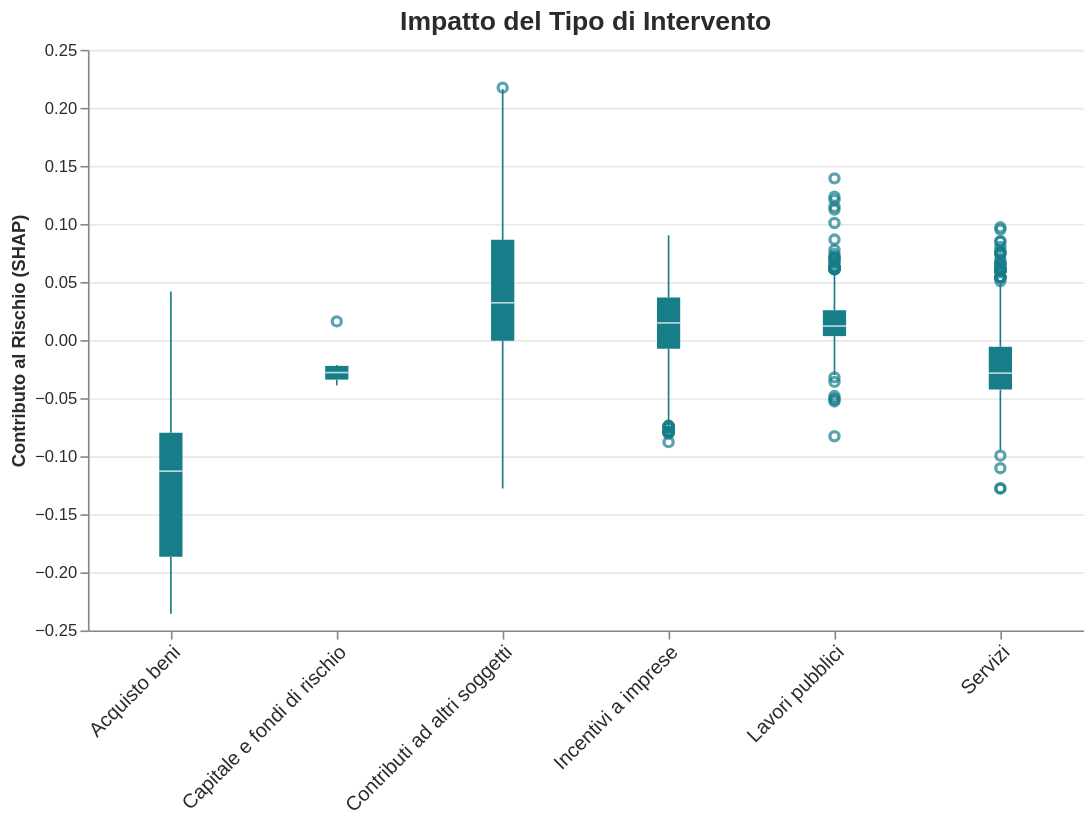

The specification (Vega-Lite) saved for this image:
### Vega-Lite specification from a JSON file in a GitHub repository (floating-point values rounded to 4 significant figures; data arrays with more than 128 entries replaced by an {"elided": "..."} marker saying what was removed)
{"config": {"view": {"continuousWidth": 300, "continuousHeight": 300, "strokeWidth": 0}}, "data": {"name": "data-fa802ecc687b848c2fc401581b801cc0"}, "mark": {"type": "boxplot", "color": "#177E89", "extent": 1.5}, "encoding": {"x": {"axis": {"labelAngle": -45, "labelColor": "#2b2b2b", "labelFontSize": 12}, "field": "NATURA", "title": null, "type": "nominal"}, "y": {"axis": {"gridColor": "#e8e8e8", "labelColor": "#2b2b2b", "titleColor": "#2b2b2b"}, "field": "NATURA_SHAP", "title": "Contributo al Rischio (SHAP)", "type": "quantitative"}}, "height": 350, "title": {"text": "Impatto del Tipo di Intervento", "color": "#2b2b2b", "fontSize": 16}, "width": 600, "$schema": "https://vega.github.io/schema/vega-lite/v5.20.1.json", "datasets": {"data-fa802ecc687b848c2fc401581b801cc0": {"elided": "3000 records"}}}
